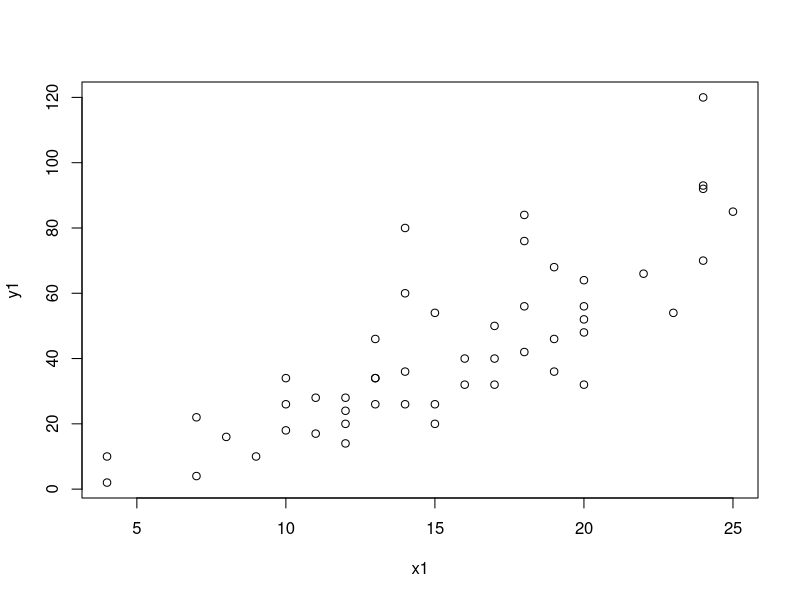
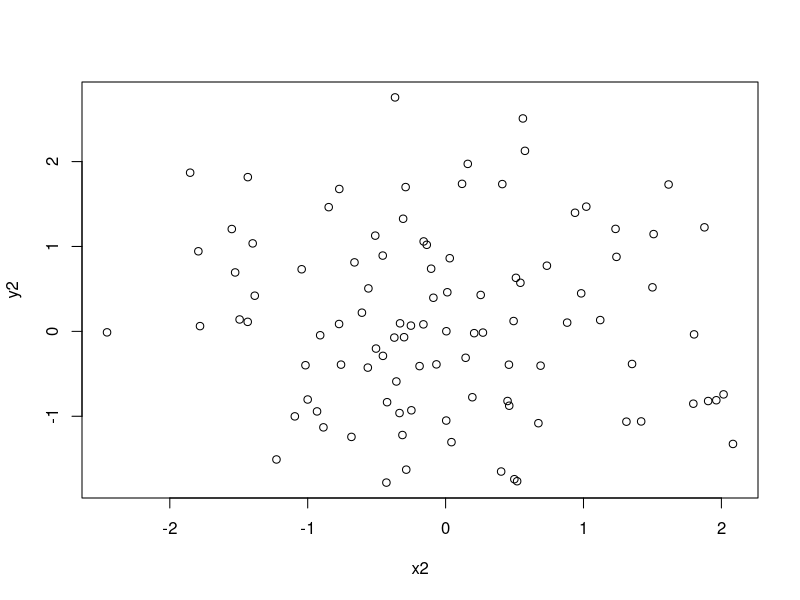
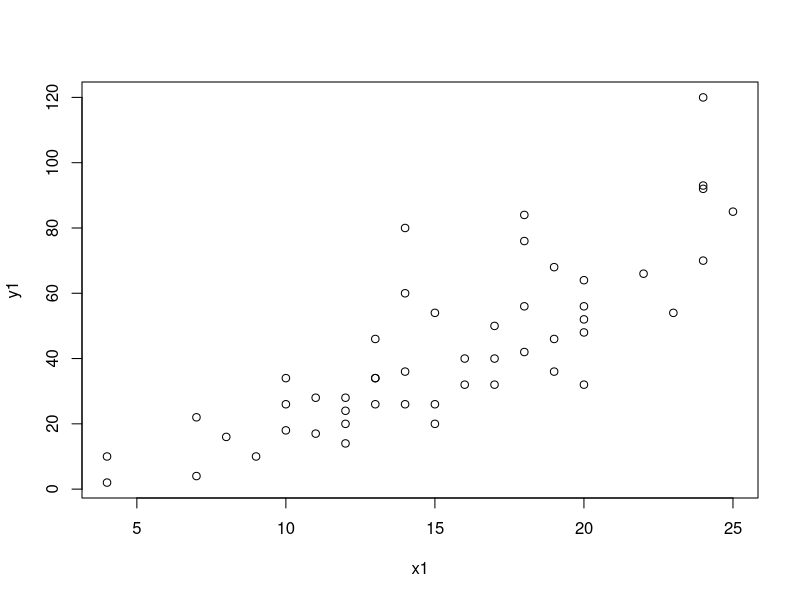
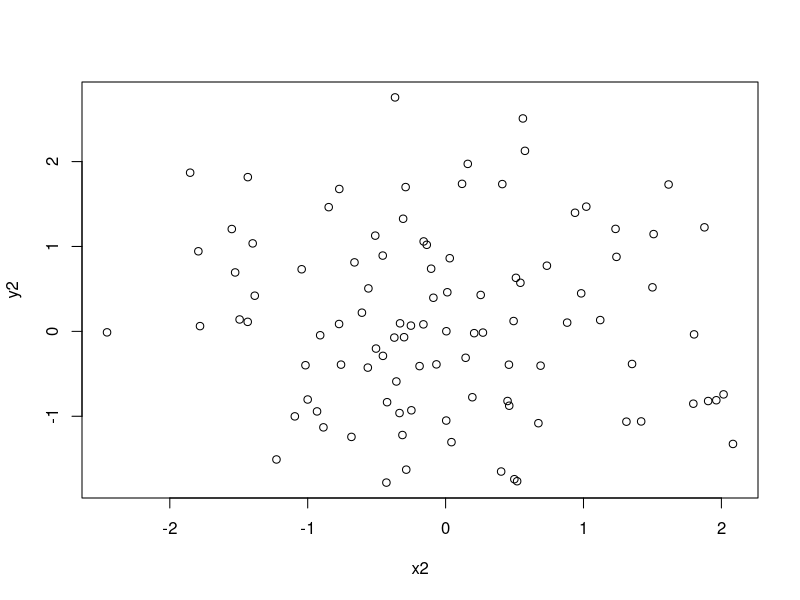
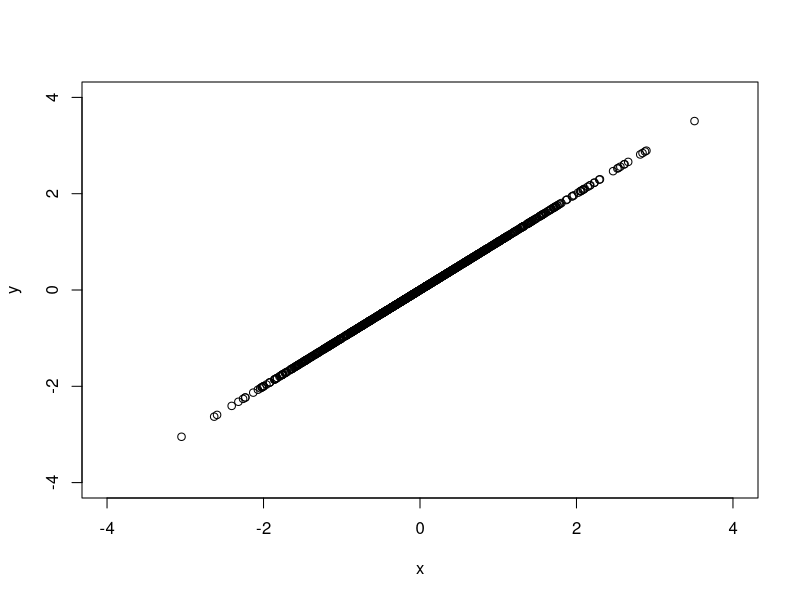
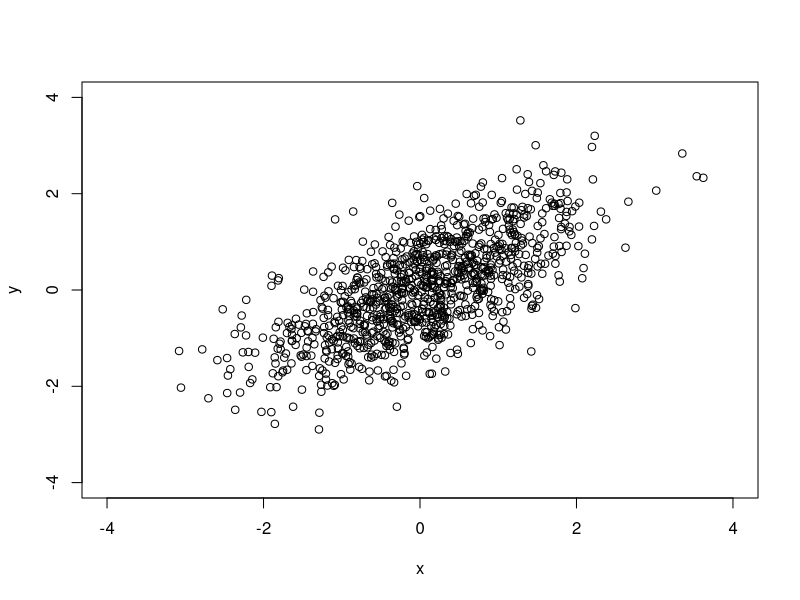
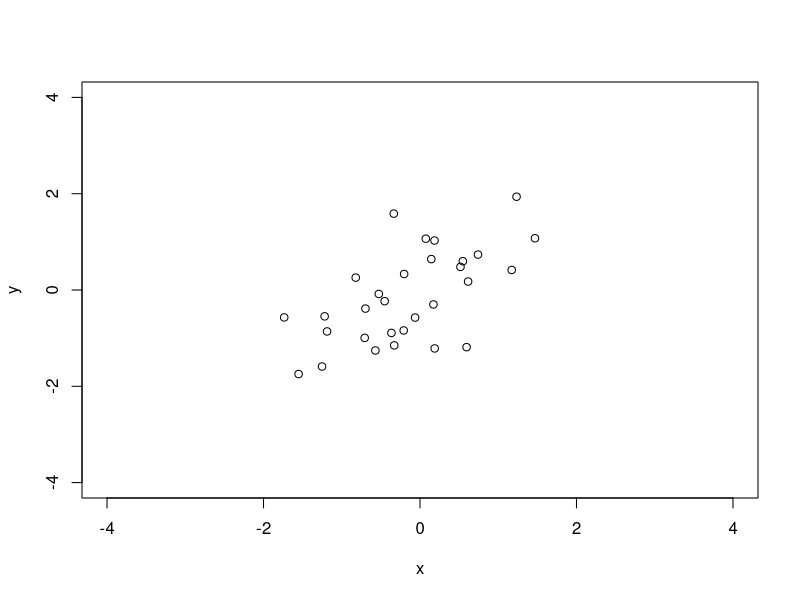
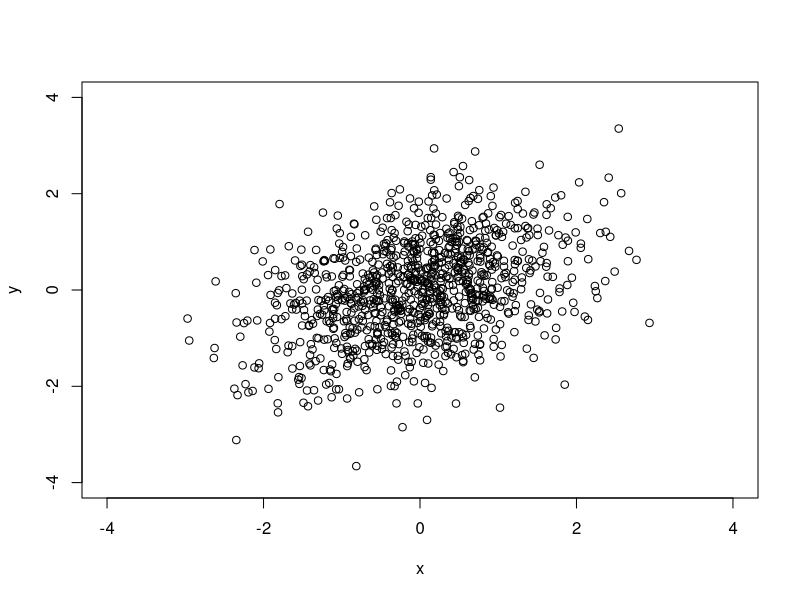

Reproduce these figures in R, in order.
## ---- chunk 1
cd = cars
cd
x1 <- cd$speed
y1 <- cd$dist
## ---- chunk 2
plot(x1, y1)
## ---- chunk 3
x2 <- rnorm(100, mean = 0, sd =1)
y2 <- rnorm(100, mean = 0, sd =1)
plot(x2, y2)
## ---- chunk 4
cor(x1, y1)
plot(x1, y1)
## ---- chunk 5
cor(x2, y2)
plot(x2, y2)
## ---- chunk 6
n <- 1000
r <- 1

x <- rnorm(n, mean = 0, sd = 1)
e <- rnorm(n, mean = 0, sd = 1)
y <- r*x + sqrt(1-r^2)*e
## ---- chunk 7
plot(x, y, xlim = c(-4, 4), ylim = c(-4, 4))
cor(x, y)
## ---- chunk 8
n <- 1000
r <- 0.7

x <- rnorm(n, mean = 0, sd = 1)
e <- rnorm(n, mean = 0, sd = 1)
y <- r*x + sqrt(1-r^2)*e
plot(x, y, xlim = c(-4, 4), ylim = c(-4, 4))
cor(x, y)
## ---- chunk 9
n <- 30
r <- 0.7

x <- rnorm(n, mean = 0, sd = 1)
e <- rnorm(n, mean = 0, sd = 1)
y <- r*x + sqrt(1-r^2)*e
plot(x, y, xlim = c(-4, 4), ylim = c(-4, 4))
cor(x, y)
## ---- chunk 10
n <- 1000
r <- 0.4

x <- rnorm(n, mean = 0, sd = 1)
e <- rnorm(n, mean = 0, sd = 1)
y <- r*x + sqrt(1-r^2)*e

plot(x, y, xlim = c(-4, 4), ylim = c(-4, 4))
cor(x, y)
## ---- chunk 11
n <- 30
r <- 0.4

x <- rnorm(n, mean = 0, sd = 1)
e <- rnorm(n, mean = 0, sd = 1)
y <- r*x + sqrt(1-r^2)*e

plot(x, y, xlim = c(-4, 4), ylim = c(-4, 4))
cor(x, y)
## ---- chunk 12
n <- 1000
r <- 0.2

x <- rnorm(n, mean = 0, sd = 1)
e <- rnorm(n, mean = 0, sd = 1)
y <- r*x + sqrt(1-r^2)*e

plot(x, y, xlim = c(-4, 4), ylim = c(-4, 4))
cor(x, y)
## ---- chunk 13
n <- 30
r <- 0.2

x <- rnorm(n, mean = 0, sd = 1)
e <- rnorm(n, mean = 0, sd = 1)
y <- r*x + sqrt(1-r^2)*e

plot(x, y, xlim = c(-4, 4), ylim = c(-4, 4))
cor(x, y)
## ---- chunk 14
n <- 1000
r <- 0

x <- rnorm(n, mean = 0, sd = 1)
e <- rnorm(n, mean = 0, sd = 1)
y <- r*x + sqrt(1-r^2)*e

plot(x, y, xlim = c(-4, 4), ylim = c(-4, 4))
cor(x, y)
## ---- chunk 15
n <- 30
r <- 0

x <- rnorm(n, mean = 0, sd = 1)
e <- rnorm(n, mean = 0, sd = 1)
y <- r*x + sqrt(1-r^2)*e

plot(x, y, xlim = c(-4, 4), ylim = c(-4, 4))
cor(x, y)
